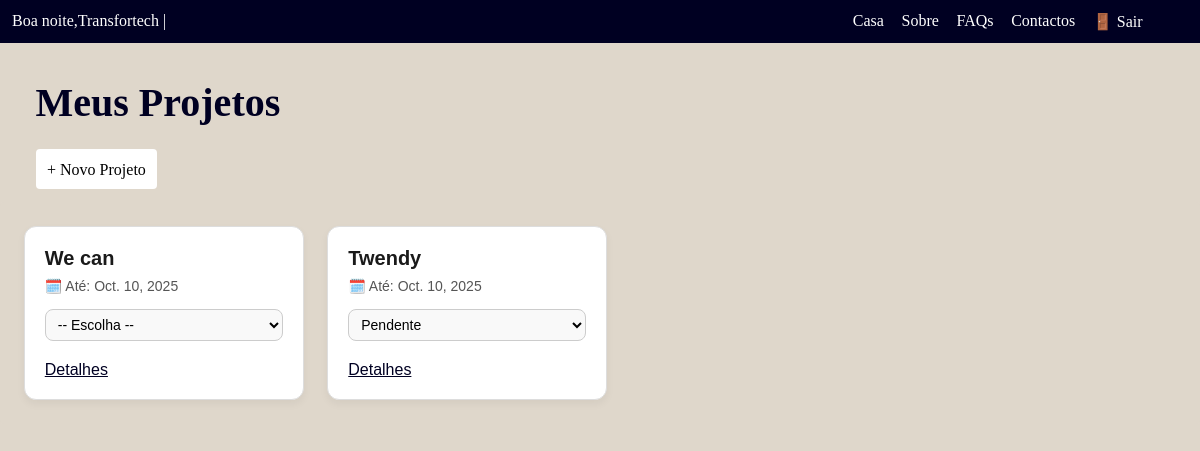
Screenshot of /dashborad (signed in) with the database file from the repository.
### projetos/models.py (models this page shows, shortened)
class Projeto(models.Model):
    nome = models.CharField(max_length=100)
    descricao = models.TextField()
    deadline = models.DateField()
    criado_por = models.ForeignKey(User, on_delete=models.CASCADE)
    criado_em = models.DateTimeField(auto_now_add=True)

### projetos/views.py (the view)
# urls.py: path('dashborad', views.dashboard, name='dashboard'),
@login_required
def dashboard(request):
    projetos = Projeto.objects.filter(criado_por=request.user)
    return render(request, 'projetos/dashboard.html', {'projetos': projetos})

### projetos/templates/projetos/dashboard.html (shortened to what this page needs)
{% extends 'base.html' %}
{% block content %}
<header>
  <h2>Meus Projetos</h2>
    <a class="btn-Adddep" href="{% url 'novo_projeto' %}">+ Novo Projeto</a>
</header>
<section class="sec-pri" id="sec-pri">
  {% for projeto in projetos %}
            <div class="projeto">
                <h3>{{ projeto.nome }}</h3>
                <p class="deadline">🗓️ Até: {{ projeto.deadline }}</p>
                <select id="meuSelect" >
                    <option>Pendente</option>
                </select>
                <div class="botoes">
                    <a class="btn-det" href="{% url 'detalhes_projeto' projeto.id %}">Detalhes</a>
                </div>
            </div>
  {% empty %}
    <li>Nenhum projeto encontrado.</li>
  {% endfor %}
</section>
{% endblock %}

### usuarios/templates/base.html (shortened to what this page needs)
<!DOCTYPE html>
<html lang="pt-br">
<head>
</head>
<body>
  <nav>
    {% if user.is_authenticated %}
      <div>
        <p id="hour" ></p><span>  {{ user.username }} |</span>
      </div>
    {% endif %}
    <div class="link">
      <a href="{% url 'dashboard' %}">Casa</a>
      <a href="{% url 'sobre' %}" >Sobre</a>
      <a href="{% url 'faqs' %}" >FAQs</a>
      <a href="{% url 'contactos' %}" >Contactos</a>
      <a href="{% url 'logout' %}">🚪 Sair</a>
    </div>
  </nav>
  {% block content %}{% endblock %}
</body>
</html>

### projetos/templates/projetos/dashboard.html (style rules this page uses)
header { padding:1%; margin:1%; }
header h2 { padding:1%; font-size:40px; margin-bottom:2%; color:#002; }
.btn-Adddep { margin:1%; background-color: #fff; border: none; border-radius:4px; color: black; padding:1%; text-decoration:none; }
.btn-det { color:#002; }
section { display: flex; background-color:#dfd7cb; border-radius: 4px; padding: 1%; margin-bottom: 2%; flex-wrap: wrap; }
.projeto { background: #ffffff; border: 1px solid #ddd; border-radius: 12px; padding: 20px; width: 280px; box-shadow: 0 4px 8px rgba(0,0,0,0.05); transition: 0.3s ease; font-family: "Poppins", sans-serif; margin: 1%; }
.projeto h3 { color: #1a1a1a; margin-bottom: 8px; font-size: 20px; }
.projeto p { color: #555; margin: 5px 0; font-size: 14px; }
.projeto select { width: 100%; padding: 6px 8px; margin: 10px 0; border: 1px solid #ccc; border-radius: 8px; font-size: 14px; cursor: pointer; background-color: #f9f9f9; transition: 0.3s; }
.botoes { display: flex; justify-content: space-between; margin-top: 10px; }

### usuarios/templates/base.html (style rules this page uses)
* { margin:0; padding:0; box-sizing:border-box; }
body { background-color:#dfd7cb; }
nav { display:flex; background:#002; padding:1%; color:#fff; width:100%; }
nav a { color:#fff; }
nav div { flex:70; display:flex; }
nav .link { flex:30; }
.link a { margin-left:5%; text-decoration:none; }

### rows the page displays
Projeto: nome "We can", deadline "Oct. 10, 2025"
Projeto: nome "Twendy", deadline "Oct. 10, 2025"

### other values shown
{{ user.username }} "Transfortech"
